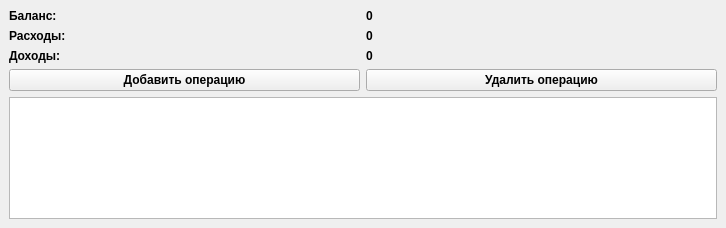
<?xml version="1.0" encoding="UTF-8"?>
<ui version="4.0">
 <class>MainWindow</class>
 <widget class="QMainWindow" name="MainWindow">
  <property name="geometry">
   <rect>
    <x>0</x>
    <y>0</y>
    <width>726</width>
    <height>228</height>
   </rect>
  </property>
  <property name="windowTitle">
   <string>expense tracker</string>
  </property>
  <property name="styleSheet">
   <string notr="true"/>
  </property>
  <widget class="QWidget" name="centralwidget">
   <property name="font">
    <font>
     <bold>true</bold>
    </font>
   </property>
   <layout class="QVBoxLayout" name="verticalLayout_2">
    <item>
     <layout class="QHBoxLayout" name="horizontalLayout_3">
      <item>
       <layout class="QVBoxLayout" name="verticalLayout">
        <item>
         <layout class="QHBoxLayout" name="horizontalLayout">
          <item>
           <widget class="QLabel" name="label_2">
            <property name="text">
             <string>Баланс: </string>
            </property>
           </widget>
          </item>
          <item>
           <widget class="QLabel" name="label_balance">
            <property name="text">
             <string>0</string>
            </property>
           </widget>
          </item>
         </layout>
        </item>
        <item>
         <layout class="QHBoxLayout" name="horizontalLayout_4">
          <item>
           <widget class="QLabel" name="label_5">
            <property name="text">
             <string>Расходы: </string>
            </property>
           </widget>
          </item>
          <item>
           <widget class="QLabel" name="label_outcome">
            <property name="text">
             <string>0</string>
            </property>
           </widget>
          </item>
         </layout>
        </item>
        <item>
         <layout class="QHBoxLayout" name="horizontalLayout_2">
          <item>
           <widget class="QLabel" name="label_4">
            <property name="text">
             <string>Доходы: </string>
            </property>
           </widget>
          </item>
          <item>
           <widget class="QLabel" name="label_income">
            <property name="text">
             <string>0</string>
            </property>
           </widget>
          </item>
         </layout>
        </item>
       </layout>
      </item>
     </layout>
    </item>
    <item>
     <layout class="QHBoxLayout" name="horizontalLayout_5">
      <item>
       <widget class="QPushButton" name="pushButton_new">
        <property name="text">
         <string>Добавить операцию</string>
        </property>
       </widget>
      </item>
      <item>
       <widget class="QPushButton" name="pushButton_remove">
        <property name="text">
         <string>Удалить операцию</string>
        </property>
       </widget>
      </item>
     </layout>
    </item>
    <item>
     <widget class="QTableView" name="tableView">
      <property name="editTriggers">
       <set>QAbstractItemView::EditTrigger::NoEditTriggers</set>
      </property>
      <property name="tabKeyNavigation">
       <bool>false</bool>
      </property>
      <property name="showDropIndicator" stdset="0">
       <bool>false</bool>
      </property>
      <property name="dragDropOverwriteMode">
       <bool>false</bool>
      </property>
      <property name="selectionMode">
       <enum>QAbstractItemView::SelectionMode::NoSelection</enum>
      </property>
      <property name="selectionBehavior">
       <enum>QAbstractItemView::SelectionBehavior::SelectRows</enum>
      </property>
     </widget>
    </item>
   </layout>
  </widget>
 </widget>
 <resources/>
 <connections/>
</ui>
